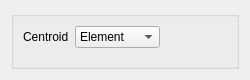
<?xml version="1.0" encoding="UTF-8"?>
<ui version="4.0">
 <class>GetCentroidsFromMeshDialog</class>
 <widget class="QDialog" name="GetCentroidsFromMeshDialog">
  <property name="geometry">
   <rect>
    <x>0</x>
    <y>0</y>
    <width>250</width>
    <height>80</height>
   </rect>
  </property>
  <property name="sizePolicy">
   <sizepolicy hsizetype="Fixed" vsizetype="Fixed">
    <horstretch>0</horstretch>
    <verstretch>0</verstretch>
   </sizepolicy>
  </property>
  <property name="minimumSize">
   <size>
    <width>250</width>
    <height>80</height>
   </size>
  </property>
  <property name="windowTitle">
   <string>Dialog</string>
  </property>
  <layout class="QVBoxLayout" name="verticalLayout">
   <item>
    <widget class="QGroupBox" name="groupBox">
     <property name="title">
      <string/>
     </property>
     <layout class="QFormLayout" name="formLayout">
      <property name="fieldGrowthPolicy">
       <enum>QFormLayout::FieldsStayAtSizeHint</enum>
      </property>
      <item row="0" column="0">
       <widget class="QLabel" name="label_3">
        <property name="text">
         <string>Centroid</string>
        </property>
       </widget>
      </item>
      <item row="0" column="1">
       <widget class="QComboBox" name="centroids_">
        <item>
         <property name="text">
          <string>Element</string>
         </property>
        </item>
        <item>
         <property name="text">
          <string>Node</string>
         </property>
        </item>
        <item>
         <property name="text">
          <string>Edge</string>
         </property>
        </item>
        <item>
         <property name="text">
          <string>Face</string>
         </property>
        </item>
        <item>
         <property name="text">
          <string>Cell</string>
         </property>
        </item>
        <item>
         <property name="text">
          <string>DElement</string>
         </property>
        </item>
       </widget>
      </item>
     </layout>
    </widget>
   </item>
  </layout>
 </widget>
 <resources/>
 <connections/>
</ui>
